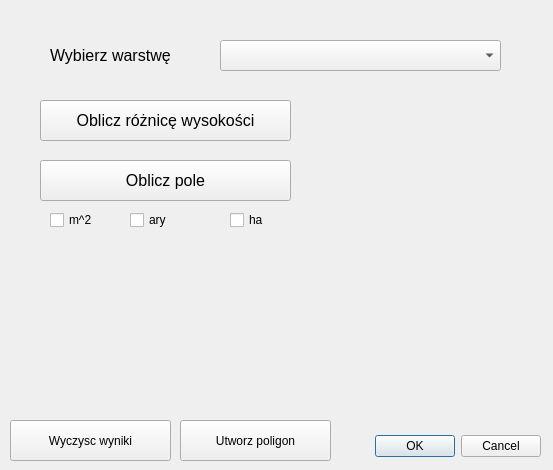
<?xml version="1.0" encoding="UTF-8"?>
<ui version="4.0">
 <class>Projekt_2DialogBase</class>
 <widget class="QDialog" name="Projekt_2DialogBase">
  <property name="geometry">
   <rect>
    <x>0</x>
    <y>0</y>
    <width>553</width>
    <height>470</height>
   </rect>
  </property>
  <property name="windowTitle">
   <string>Projekt IG 2</string>
  </property>
  <widget class="QDialogButtonBox" name="button_box">
   <property name="geometry">
    <rect>
     <x>200</x>
     <y>430</y>
     <width>341</width>
     <height>32</height>
    </rect>
   </property>
   <property name="orientation">
    <enum>Qt::Horizontal</enum>
   </property>
   <property name="standardButtons">
    <set>QDialogButtonBox::Cancel|QDialogButtonBox::Ok</set>
   </property>
  </widget>
  <widget class="QLabel" name="label_dh_select">
   <property name="geometry">
    <rect>
     <x>50</x>
     <y>40</y>
     <width>161</width>
     <height>31</height>
    </rect>
   </property>
   <property name="font">
    <font>
     <pointsize>12</pointsize>
    </font>
   </property>
   <property name="text">
    <string>Wybierz warstwę</string>
   </property>
  </widget>
  <widget class="QLabel" name="label_dh_result">
   <property name="geometry">
    <rect>
     <x>320</x>
     <y>100</y>
     <width>181</width>
     <height>41</height>
    </rect>
   </property>
   <property name="font">
    <font>
     <pointsize>12</pointsize>
    </font>
   </property>
   <property name="text">
    <string/>
   </property>
  </widget>
  <widget class="QPushButton" name="pushButton_dh">
   <property name="geometry">
    <rect>
     <x>40</x>
     <y>100</y>
     <width>251</width>
     <height>41</height>
    </rect>
   </property>
   <property name="font">
    <font>
     <pointsize>12</pointsize>
    </font>
   </property>
   <property name="text">
    <string>Oblicz różnicę wysokości</string>
   </property>
  </widget>
  <widget class="QgsMapLayerComboBox" name="mMapLayerComboBox">
   <property name="geometry">
    <rect>
     <x>220</x>
     <y>40</y>
     <width>281</width>
     <height>31</height>
    </rect>
   </property>
  </widget>
  <widget class="QPushButton" name="pushButton_pole">
   <property name="geometry">
    <rect>
     <x>40</x>
     <y>160</y>
     <width>251</width>
     <height>41</height>
    </rect>
   </property>
   <property name="font">
    <font>
     <pointsize>12</pointsize>
     <weight>50</weight>
     <bold>false</bold>
    </font>
   </property>
   <property name="text">
    <string>Oblicz pole</string>
   </property>
  </widget>
  <widget class="QLabel" name="label_pole_result">
   <property name="geometry">
    <rect>
     <x>330</x>
     <y>160</y>
     <width>171</width>
     <height>41</height>
    </rect>
   </property>
   <property name="text">
    <string/>
   </property>
  </widget>
  <widget class="QCheckBox" name="checkBox_m2">
   <property name="geometry">
    <rect>
     <x>50</x>
     <y>210</y>
     <width>81</width>
     <height>20</height>
    </rect>
   </property>
   <property name="text">
    <string>m^2</string>
   </property>
  </widget>
  <widget class="QCheckBox" name="checkBox_ary">
   <property name="geometry">
    <rect>
     <x>130</x>
     <y>210</y>
     <width>81</width>
     <height>20</height>
    </rect>
   </property>
   <property name="text">
    <string>ary</string>
   </property>
  </widget>
  <widget class="QCheckBox" name="checkBox_ha">
   <property name="geometry">
    <rect>
     <x>230</x>
     <y>210</y>
     <width>81</width>
     <height>20</height>
    </rect>
   </property>
   <property name="text">
    <string>ha</string>
   </property>
  </widget>
  <widget class="QLabel" name="label_h_error">
   <property name="geometry">
    <rect>
     <x>30</x>
     <y>330</y>
     <width>231</width>
     <height>51</height>
    </rect>
   </property>
   <property name="text">
    <string/>
   </property>
  </widget>
  <widget class="QLabel" name="label_pole_error">
   <property name="geometry">
    <rect>
     <x>310</x>
     <y>340</y>
     <width>191</width>
     <height>51</height>
    </rect>
   </property>
   <property name="text">
    <string/>
   </property>
  </widget>
  <widget class="QPushButton" name="pushButton_clear">
   <property name="geometry">
    <rect>
     <x>10</x>
     <y>420</y>
     <width>161</width>
     <height>41</height>
    </rect>
   </property>
   <property name="text">
    <string>Wyczysc wyniki</string>
   </property>
  </widget>
  <widget class="QPushButton" name="pushButton">
   <property name="geometry">
    <rect>
     <x>180</x>
     <y>420</y>
     <width>151</width>
     <height>41</height>
    </rect>
   </property>
   <property name="text">
    <string>Utworz poligon</string>
   </property>
  </widget>
 </widget>
 <customwidgets>
  <customwidget>
   <class>QgsMapLayerComboBox</class>
   <extends>QComboBox</extends>
   <header>qgsmaplayercombobox.h</header>
  </customwidget>
 </customwidgets>
 <resources/>
 <connections>
  <connection>
   <sender>button_box</sender>
   <signal>accepted()</signal>
   <receiver>Projekt_2DialogBase</receiver>
   <slot>accept()</slot>
   <hints>
    <hint type="sourcelabel">
     <x>20</x>
     <y>20</y>
    </hint>
    <hint type="destinationlabel">
     <x>20</x>
     <y>20</y>
    </hint>
   </hints>
  </connection>
  <connection>
   <sender>button_box</sender>
   <signal>rejected()</signal>
   <receiver>Projekt_2DialogBase</receiver>
   <slot>reject()</slot>
   <hints>
    <hint type="sourcelabel">
     <x>20</x>
     <y>20</y>
    </hint>
    <hint type="destinationlabel">
     <x>20</x>
     <y>20</y>
    </hint>
   </hints>
  </connection>
 </connections>
</ui>
